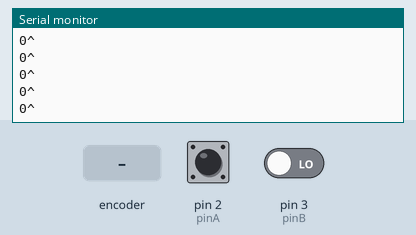
Recording of a sketch running on a simulated Arduino Uno, built with avr-gcc and run on an emulated ATmega328P. Shown: the last lines printed to the serial monitor. The test bench sets the inputs (shaded band); at power-on: pin 2 (pinA) HIGH, pin 3 (pinB) LOW.

Above: at 1.2 s.
1.3 s: rotary encoder on pin 2 (pinA) / pin 3 (pinB) turned 1 step (first pin leading)
At 1.31 s:
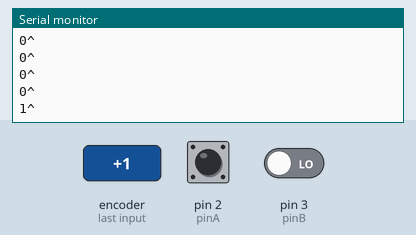
3.0 s: rotary encoder on pin 2 (pinA) / pin 3 (pinB) turned 1 step (first pin leading)
At 3.01 s:
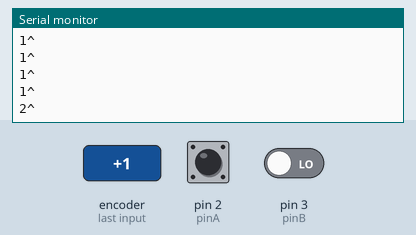
Timing chart, 0 to 6.0 s (numbered marks = the images above; inputs shaded):
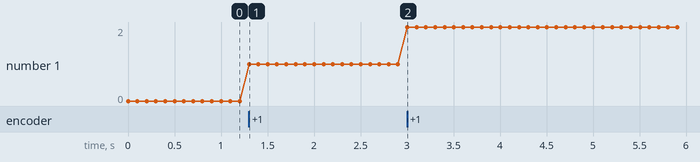

The sketch:

test_encoder_num.ino
```cpp
#include <Wire.h>
#include <MsTimer2.h> //中断库

int pinA=2; // 定义2号端口为A脉冲输入端口
int pinB=3;// 定义3号端口为B脉冲输入端口
int ppsA=0; //记录A脉冲的次数
int pusNum=693;
float m=0; //定义位移
char aen='+';
char ben='-';
char c; //方向
int velocity=0; //速度


void CountA()
{
  if(digitalRead(pinB) == HIGH) //B脉冲为高电平
  {
    c=aen;
  }
  if(digitalRead(pinB) == LOW) //B脉冲为高电平
  {
    c=ben;
  }
  ppsA++;
}


void setup() {
  Serial.begin(9600);
  attachInterrupt(0,CountA, FALLING);
}

void loop() {
    //forward();
    //delay(100);
   Serial.print(ppsA);
   Serial.println("^");
   delay(100);
 }

int v(int n) //转速计算函数
{
  int vel =67*n/pusNum; // n/(pusNum*0.1)
  return vel;
}

void flash()
{

  int wNum=ppsA;
  velocity=v(wNum); //计算转速

  if (velocity!=0)  {
  Serial.print(c);
  }
  if(c==aen)  {
   m=m+ppsA*0.034615; //计算正位移
  }
  else if(c==ben)  {
   // m=m-ppsA*360/pusNum; //计算负位移
   m=m-ppsA*0.034615;
  }
    Serial.print(velocity); // 将获取的数字信号值打印到串口显示
    Serial.print("cm/s");
    Serial.print(m);
    Serial.println("cm");
    ppsA=0;    //脉冲A计数归0
}
```

Measured:
- after the input at 1.3 s, the serial monitor: prints a new line at once (image 1)
- after the input at 3.0 s, the serial monitor: prints a new line at once (image 2)
- plotted number 1: 0 → 1 after the input at 1.3 s, 1 → 2 after the input at 3.0 s
